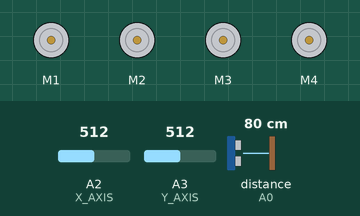
Simulated run of this sketch. Board: Arduino Uno, built with avr-gcc and run on an emulated ATmega328P. Parts: 4 × DC motor (green arrow = forward, orange = backward, longer = faster). The test bench sets the inputs (shaded band); at power-on: A2 (X_AXIS) = 512, A3 (Y_AXIS) = 512, distance to the obstacle (sensor on A0) 80 cm. The echo pulse lasts 58.3 µs per cm.

Above: at 1.2 s.
1.3 s: A2 (X_AXIS) set to 781
2.8 s: A2 (X_AXIS) set to 811
At 3.4 s:
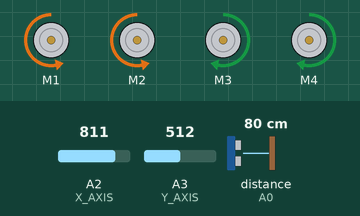
4.3 s: A3 (Y_AXIS) set to 0
At 4.77 s:
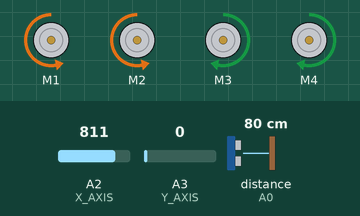
7.3 s: A2 (X_AXIS) set to 0
At 8.0 s:
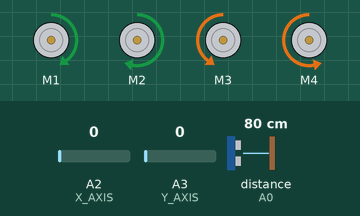
8.8 s: A2 (X_AXIS) set to 19
At 10.0 s:
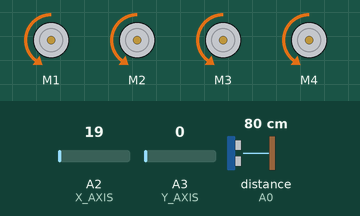
10.3 s: A3 (Y_AXIS) set to 810
At 11.4 s:
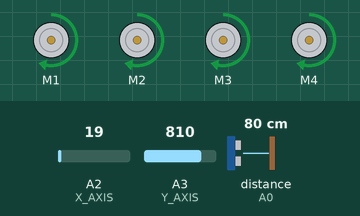
Timing chart, 0 to 12.8 s (numbered marks = the images above; inputs shaded):
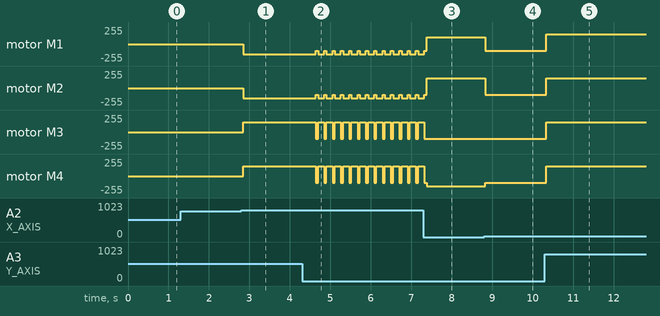

The sketch:

arduino_joystick_car_project.ino
```cpp
#include<NewPing.h>
#include<AFMotor.h>

#define TRIG A1           // Trigger pin - pin A1
#define ECHO A0           // Echo pin - pin A0
#define MAX_DISTANCE 200      // Maximum ping distance
#define X_AXIS A2         //ANALOG INPUT OF X AXIS VALUE FROM JOYSTICK
#define Y_AXIS A3         //ANALOG INPUT OF Y AXIS VALUE FROM JOYSTICK

unsigned int distance = 0;      //Distance measured by ultrasonic sensor

NewPing sonar(TRIG, ECHO, MAX_DISTANCE);  //NewPing setup of pins and maximum distance

//Create motor objects
AF_DCMotor Motor1(1,MOTOR12_1KHZ);
AF_DCMotor Motor2(2,MOTOR12_1KHZ);
AF_DCMotor Motor3(3,MOTOR34_1KHZ);
AF_DCMotor Motor4(4,MOTOR34_1KHZ);

void setup()
{
   pinMode(X_AXIS,INPUT);    //SET X-AXIS PIN OF JOYSTICK AS ANALOG INPUT
   pinMode(Y_AXIS,INPUT);    //SET Y-AXIS PIN OF JOYSTICK AS ANALOG INPUT
}

void loop()
{
  delay(50);
  distance = sonar.ping_cm();        //Send ping, get distance in cm and store
  int xread=analogRead(X_AXIS);     //READ VALUE OF X-AXIS FROM JOYSTICK
  int yread=analogRead(Y_AXIS);     //READ VALUE OF Y-AXIS FROM JOYSTICK

  //According to the position of the joystick, move the car/robot
  if(yread >= 800)           // If the joystick is pointing towards front
  {
    if(distance > 9)         //If not object is detected right in front of the car/robot, move the car forward
    {
    Motor1.setSpeed(150);
    Motor1.run(FORWARD);
    Motor2.setSpeed(150);
    Motor2.run(FORWARD);
    Motor3.setSpeed(150);
    Motor3.run(FORWARD);
    Motor4.setSpeed(150);
    Motor4.run(FORWARD);
    }
    else if((distance > 1) && (distance <= 9))    //If an object is detected right in front of the car/robot, do not move the car forward
    {
      Motor1.setSpeed(0);
      Motor1.run(RELEASE);
      Motor2.setSpeed(0);
      Motor2.run(RELEASE);
      Motor3.setSpeed(0);
      Motor3.run(RELEASE);
      Motor4.setSpeed(0);
      Motor4.run(RELEASE);
    }
  }

  if(xread >= 800)       //If the joystick is pointing towards left, move left
  {
    Motor1.setSpeed(150);
    Motor1.run(BACKWARD);
    Motor2.setSpeed(150);
    Motor2.run(BACKWARD);
    Motor3.setSpeed(150);
    Motor3.run(FORWARD);
    Motor4.setSpeed(150);
    Motor4.run(FORWARD);
    delay(150);
  }


  if(yread == 0)      //If the joystick is pointing backwards, move back
  {
    Motor1.setSpeed(100);
    Motor1.run(BACKWARD);
    Motor2.setSpeed(100);
    Motor2.run(BACKWARD);
    Motor3.setSpeed(100);
    Motor3.run(BACKWARD);
    Motor4.setSpeed(100);
    Motor4.run(BACKWARD);
  }

  if(xread == 0)      //If the joystick is pointing towards right, move right
  {
    Motor1.setSpeed(100);
    Motor1.run(FORWARD);
    Motor2.setSpeed(150);
    Motor2.run(FORWARD);
    Motor3.setSpeed(100);
    Motor3.run(BACKWARD);
    Motor4.setSpeed(150);
    Motor4.run(BACKWARD);
  }

  if((xread > 0 && xread < 800) && (yread > 0 && yread < 800))   // If the joystick is in its original position (in the middle)
  {
    Motor1.setSpeed(0);
    Motor1.run(RELEASE);
    Motor2.setSpeed(0);
    Motor2.run(RELEASE);
    Motor3.setSpeed(0);
    Motor3.run(RELEASE);
    Motor4.setSpeed(0);
    Motor4.run(RELEASE);
  }

}
```

Measured:
- the behaviour switches between 799 and 800 on A2 (X_AXIS) (found by bisection; images 0 and 1)
- after the input at 1.3 s, every drawn part: stays the same
- after the input at 2.8 s, motor M1, motor M2: stopped → backward 150/255 after 0.05 s; motor M3, motor M4: stopped → forward 150/255 after 0.05 s
- after the input at 4.3 s, motor M1, motor M2: alternates backward 150/255 for 0.15 s and backward 100/255 for 0.06 s, starting after 0.34 s; motor M3, motor M4: alternates forward 150/255 for 0.15 s and backward 100/255 for 0.06 s, starting after 0.34 s
- after the input at 7.3 s, motor M3: goes on until 7.3 s, then stays backward 100/255
- after the input at 8.8 s, motor M1: forward 100/255 → backward 100/255 at once; motor M2: forward 150/255 → backward 100/255 at once; motor M4: backward 150/255 → backward 100/255 at once
- after the input at 10.3 s, motor M1–4: backward 100/255 → forward 150/255 at once
